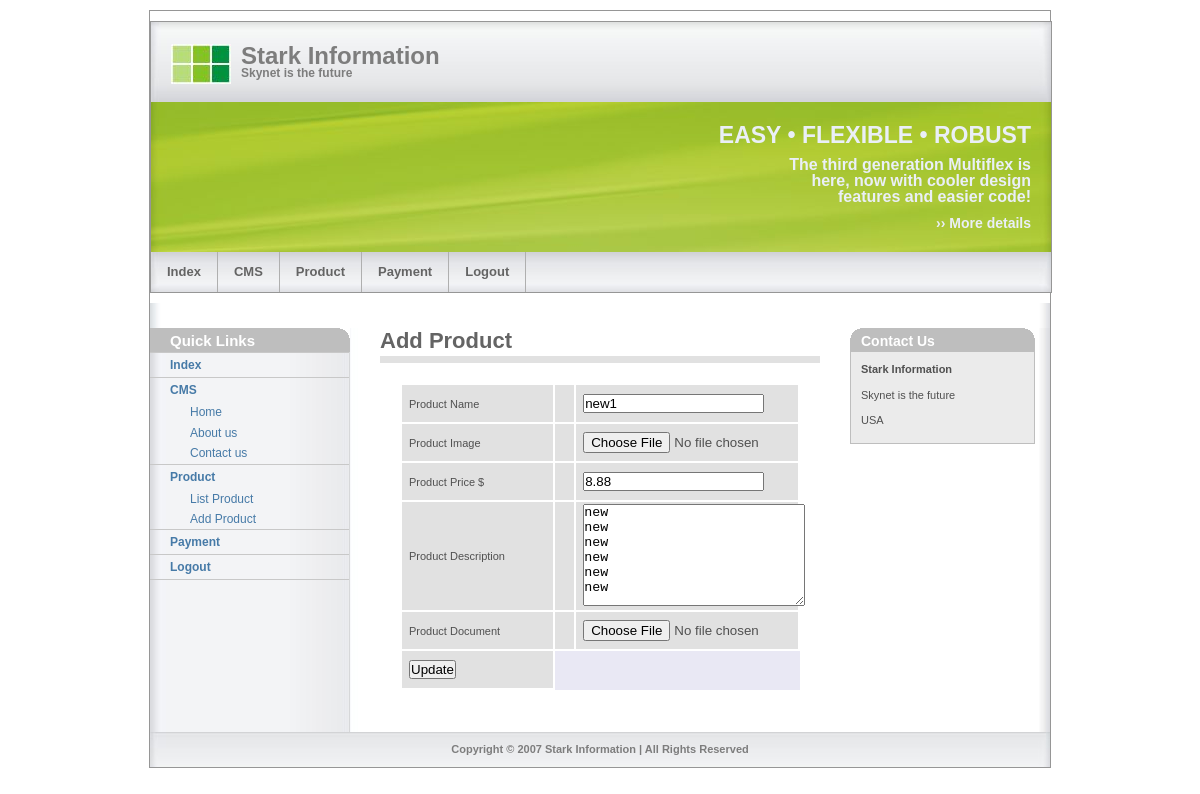
The app's page /adminpanel/add_product.php?eid=2 (signed in) with its own data.
### tables this page shows
CREATE TABLE `products` (
  `product_id` int(7) NOT NULL auto_increment,
  `product_name` varchar(255) NOT NULL default '',
  `product_image` varchar(255) NOT NULL default '',
  `product_price` float(10,2) NOT NULL default '0.00',
  `product_description` text NOT NULL,
  `product_url` varchar(255) NOT NULL default '',
  `status` int(1) NOT NULL default '0',
  `entry_date` date NOT NULL default '0000-00-00',
  PRIMARY KEY  (`product_id`)
);

### adminpanel/add_product.php (the view, shortened to what this page needs)
<?
if($_REQUEST['eid']!='')
{
$result = mysql_query("SELECT * FROM `products` where product_id=".$_REQUEST['eid']);
if(mysql_num_rows($result)>0)
{
while($row = mysql_fetch_array($result))
{
	$product_name=$row['product_name'];
	$product_price=$row['product_price'];
	$product_description=$row['product_description'];
}
}
}
?>
<!DOCTYPE html PUBLIC "-//W3C//DTD XHTML 1.0 Strict//EN" "http://www.w3.org/TR/xhtml1/DTD/xhtml1-strict.dtd">
<html xmlns="http://www.w3.org/1999/xhtml" lang="en">
<head>
  <link rel="stylesheet" type="text/css" media="screen,projection,print" href="../css/layout4_setup.css" />
  <link rel="stylesheet" type="text/css" media="screen,projection,print" href="../css/layout4_text.css" />
</head>
<body onLoad="setFocus()">
  <div class="page-container">
    <div class="header">
       <? include ('common/header1.php'); ?>
</div>
      <div class="header-breadcrumbs">
      </div>
    <div class="main">
		<? include('common/left.php'); ?>
      <div class="main-content">
        <h1 class="pagetitle">Add Product</h1>
        <div class="column1-unit">
		  <tr><td valign="top" align="center" height="25" width="100%">
		  <table border="0" cellpadding="1" cellspacing="1" width="100%">
		  <form name="frm_products" id="frm_products" action="#" method="post" onSubmit="return checkform(this)" enctype="multipart/form-data">
		  <tr><td align="right" width="39%">Product Name</td><td width="2%"></td><td width="59%" align="left"><input type="text" name="txt_product_name" id="txt_product_name" value="<?=$product_name?>"></td></tr>
		  <tr><td align="right" width="39%">Product Image</td><td width="2%"></td><td width="59%" align="left"><input type="file" name="fle_product_image" id="fle_product_image" value="" readonly=""></td></tr>
		  <tr><td align="right" width="39%">Product Price $</td><td width="2%"></td><td width="59%" align="left"><input type="text" name="txt_product_price" id="txt_product_price" value="<?=$product_price?>"></td></tr>
		  <tr><td align="right" width="39%">Product Description</td><td width="2%"></td><td width="59%" align="left"><textarea name="txt_product_desc" id="txt_product_desc" style="width:220px; height:100px;"><?=$product_description?></textarea></td></tr>
		  <tr><td align="right" width="39%">Product Document</td><td width="2%"></td><td width="59%" align="left"><input type="file" name="fle_product_docs" id="fle_product_docs" value="" readonly=""></td></tr>
		  <tr><td align="right" width="100%"><input type="submit" name="sbmt_add" id="sbmt_add" <? if($_REQUEST['eid']!='') { ?> value="Update" <? } else { ?> value="Submit" <? } ?>></td></tr>
		  </form>
		  </table></td></tr>
        </div>
      </div>
      <? include ("common/right.php");?>
    </div>
<? include("common/footer.php"); ?>
  </div>
</body>
</html>

### css/layout4_setup.css (style rules this page uses)
* { padding:0; margin:0; }
body { font-size:62.5%; background-color:rgb(255,255,255); font-family:verdana,arial,sans-serif; }
.page-container { width:900px; margin:0px auto; margin-top:10px; margin-bottom:10px; border:solid 1px rgb(150,150,150); font-size:1.0em; }
.main { clear:both; width:900px; padding-bottom:30px; background:transparent url(../img/bg_main_withnav.jpg) top left repeat-y; }
.main-content { display:inline; ; float:left; width:440px; margin:0 0 0 30px; overflow:visible !important ; overflow:hidden ; }
.header { width:900px; font-family:"trebuchet ms",arial,sans-serif; }
.header-breadcrumbs { clear:both; width:900px; padding:1.0em 0 1.5em 0; background:rgb(255,255,255) url(../img/bg_head_breadcrumbs.jpg) repeat-y; }
.column1-unit { width:440px; margin-bottom:10px !important ; margin-bottom:5px ; }
.page-container:after, .header:after, .header-bottom:after, .header-breadcrumbs:after, .main:after, .main-navigation:after, .main-content:after, .main-content div:after, .main-subcontent:after { content:"."; display:block; height:0; clear:both; visibility:hidden; }
.column1-unit:after, .column2-unit-left:after, .column2-unit-right:after, .column3-unit-left:after, .column3-unit-middle:after, .column3-unit-right:after { content:"."; display:block; height:0; clear:both; visibility:hidden; }

### css/layout4_text.css (style rules this page uses)
.main-content h1.pagetitle { margin:0 0 0.4em 0; padding:0 0 2px 0; border-bottom:solid 7px rgb(225,225,225); font-family:"trebuchet ms",arial,sans-serif; color:rgb(100,100,100); font-weight:bold; font-size:220%; }
.main-content h1 { clear:both; margin:1.0em 0 0.5em 0; font-family:"trebuchet ms",arial,sans-serif; color:rgb(80,80,80); font-weight:normal; font-size:210%; }
.main-content table { clear:both; width:400px; margin:2.0em 0 0.2em 20px; table-layout: fixed; border-collapse:collapse; empty-cells:show; background-color:rgb(233,232,244); }
.main-content table td { height:3.0em; padding:2px 7px 2px 7px; border-left:solid 2px rgb(255,255,255); border-right:solid 2px rgb(255,255,255); border-top:solid 2px rgb(255,255,255); border-bottom:solid 2px rgb(255,255,255); background-color:rgb(225,225,225); text-align:left; font-weight:normal; color:rgb(80,80,80); font-size:110%; }

### css/header1_setup.css (style rules this page uses)
* { padding:0; margin:0; }
body { font-size:62.5%; background-color:rgb(255,255,255); font-family:verdana,arial,sans-serif; }
.page-container { width:900px; margin:0px auto; margin-top:10px; margin-bottom:10px; border:solid 1px rgb(150,150,150); font-size:1.0em; }
.header { width:900px; font-family:"trebuchet ms",arial,sans-serif; }
.header-breadcrumbs { clear:both; width:900px; padding:1.0em 0 1.5em 0; background:rgb(255,255,255) url(../img/bg_head_breadcrumbs.jpg) repeat-y; }
.page-container:after, .header:after, .header-bottom:after, .header-breadcrumbs:after { content:"."; display:block; height:0; clear:both; visibility:hidden; }

### records on screen
products: txt_product_name "new1", txt_product_price "8.88", txt_product_desc "new new new new new new"
